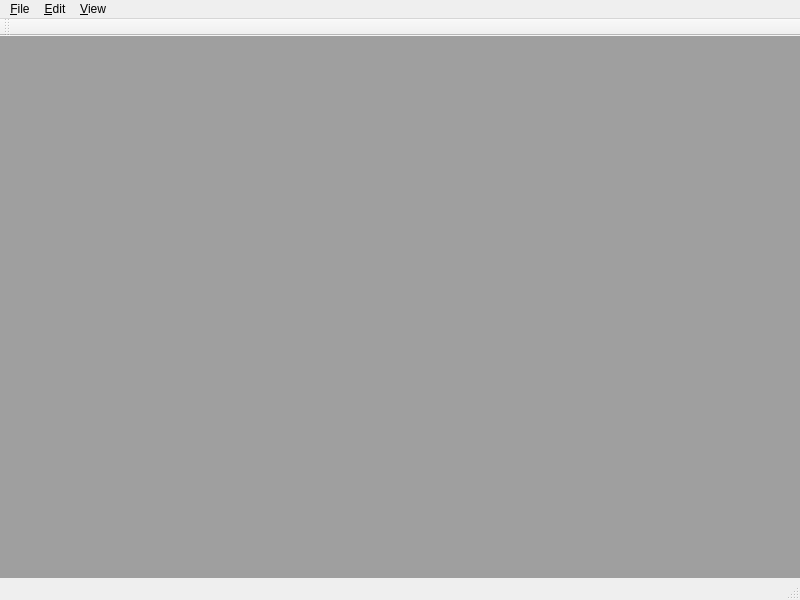
<?xml version="1.0" encoding="UTF-8"?>
<ui version="4.0">
 <class>MainWindow</class>
 <widget class="QMainWindow" name="MainWindow">
  <property name="geometry">
   <rect>
    <x>0</x>
    <y>0</y>
    <width>800</width>
    <height>600</height>
   </rect>
  </property>
  <property name="windowTitle">
   <string>MainWindow</string>
  </property>
  <widget class="QWidget" name="centralwidget">
   <layout class="QHBoxLayout" name="horizontalLayout">
    <property name="spacing">
     <number>0</number>
    </property>
    <property name="leftMargin">
     <number>0</number>
    </property>
    <property name="topMargin">
     <number>0</number>
    </property>
    <property name="rightMargin">
     <number>0</number>
    </property>
    <property name="bottomMargin">
     <number>0</number>
    </property>
    <item>
     <widget class="QMdiArea" name="mdiArea"/>
    </item>
   </layout>
  </widget>
  <widget class="QMenuBar" name="menubar">
   <property name="geometry">
    <rect>
     <x>0</x>
     <y>0</y>
     <width>800</width>
     <height>24</height>
    </rect>
   </property>
   <widget class="QMenu" name="menuFile">
    <property name="title">
     <string>&amp;File</string>
    </property>
    <addaction name="action_Open"/>
    <addaction name="separator"/>
    <addaction name="action_Quit"/>
   </widget>
   <widget class="QMenu" name="menuView">
    <property name="title">
     <string>&amp;Edit</string>
    </property>
    <addaction name="actionCu_t"/>
    <addaction name="action_Copy"/>
    <addaction name="action_Paste"/>
   </widget>
   <widget class="QMenu" name="menu_View">
    <property name="title">
     <string>&amp;View</string>
    </property>
    <addaction name="action_Histogram"/>
   </widget>
   <addaction name="menuFile"/>
   <addaction name="menuView"/>
   <addaction name="menu_View"/>
  </widget>
  <widget class="QStatusBar" name="statusbar"/>
  <widget class="QToolBar" name="toolBar">
   <property name="windowTitle">
    <string>toolBar</string>
   </property>
   <attribute name="toolBarArea">
    <enum>TopToolBarArea</enum>
   </attribute>
   <attribute name="toolBarBreak">
    <bool>false</bool>
   </attribute>
  </widget>
  <action name="action_Quit">
   <property name="text">
    <string>&amp;Quit</string>
   </property>
  </action>
  <action name="action_Open">
   <property name="text">
    <string>&amp;Open</string>
   </property>
  </action>
  <action name="actionCu_t">
   <property name="enabled">
    <bool>false</bool>
   </property>
   <property name="text">
    <string>Cu&amp;t</string>
   </property>
  </action>
  <action name="action_Copy">
   <property name="enabled">
    <bool>false</bool>
   </property>
   <property name="text">
    <string>&amp;Copy</string>
   </property>
  </action>
  <action name="action_Paste">
   <property name="enabled">
    <bool>false</bool>
   </property>
   <property name="text">
    <string>&amp;Paste</string>
   </property>
  </action>
  <action name="action_Histogram">
   <property name="text">
    <string>&amp;Histogram</string>
   </property>
  </action>
 </widget>
 <resources/>
 <connections/>
</ui>
